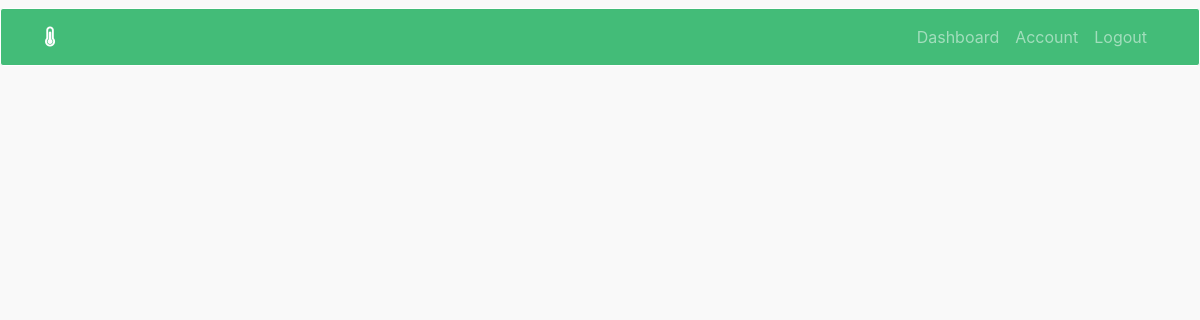
The page /old_records (signed in) on the database as committed earlier.
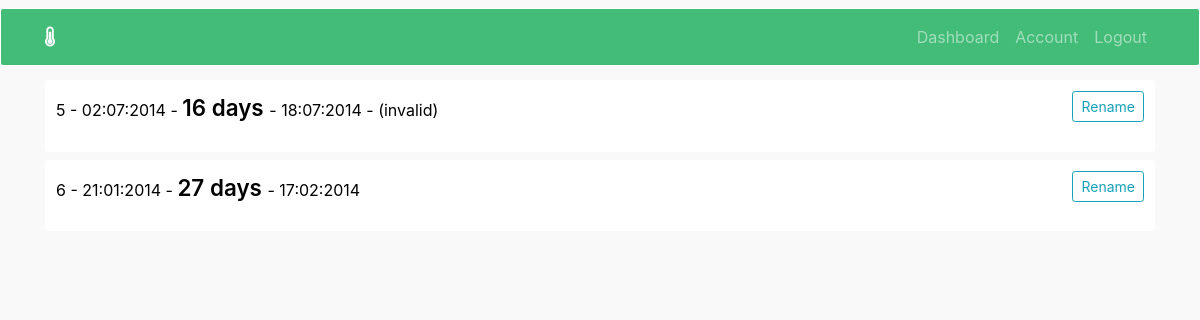
The same page on the database as committed later.
### tempapp/models.py (models this page shows, shortened)
class OldRecord(db.Model):
    id = db.Column(db.Integer, primary_key=True)
    temps = db.Column(db.String, nullable=False)
    notes = db.Column(db.String, nullable=False)
    date_begin = db.Column(db.DateTime, nullable=False)
    date_end = db.Column(db.DateTime, nullable=False)
    name = db.Column(db.String, default='')
    user_id = db.Column(db.Integer, db.ForeignKey('user.id'), nullable=False)

### tempapp/routes.py (the view)
@login_required
@app.route("/old_records", methods=['GET', 'POST'])
def old_records():
    old_records = OldRecord.query.filter_by(author=current_user)
    form = RenameRecordForm()
    return render_template('old_records.html', title='archivised', old_records=old_records, form=form)

### tempapp/models.py (called while the page is built)
@login_manager.user_loader
def load_user(user_id):
    return User.query.get(int(user_id))

### tempapp/templates/old_records.html (shortened to what this page needs)
{% extends "layout.html" %}
{% block content %}
    {% for record in old_records %}
        <div class="content-section">
                <p>
                    {{ record.id }} -
                    {{ record.date_begin.strftime("%d:%m:%Y") }} -
                    <span class="day-info">
                       {{ (record.date_end - record.date_begin).days }} days
                    </span>
                    - {{ record.date_end.strftime("%d:%m:%Y") }}
                    {% if record.name %}
                    -
                    ({{ record.name }})
                    {% endif %}
                    <button type="button" class="btn btn-outline-info btn-sm float-right" data-toggle="modal" data-target="#modal-{{ record.id }}">Rename</button>
                </p>
        </div>
    {% endfor %}
{% endblock content %}

### tempapp/templates/layout.html (shortened to what this page needs)
<!DOCTYPE html>
<html>
<head>
    <link rel="stylesheet" href="https://maxcdn.bootstrapcdn.com/bootstrap/4.0.0/css/bootstrap.min.css">
    <link rel="stylesheet" type="text/css" href="{{ url_for('static', filename='main.css') }}">
    <link rel="stylesheet" href="https://use.fontawesome.com/releases/v5.7.0/css/all.css">
</head>
<body>
    <div class="container">
              <nav class="navbar navbar-expand-md navbar-dark bg-steel fixed-top">
                <div class="container">
                  <a class="navbar-brand" href="{{ url_for('info') }}"><span class="fas fa-thermometer-three-quarters"></span></a>
                  <div class="collapse navbar-collapse" id="navbarToggle">
                    <div class="navbar-nav ml-auto">
                        {% if current_user.is_authenticated %}
                        <a class="nav-item nav-link" href="{{ url_for('dashboard') }}">Dashboard</a>
                        <a class="nav-item nav-link" href="{{ url_for('account') }}">Account</a>
                        <a class="nav-item nav-link" href="{{ url_for('logout') }}">Logout</a>
                        {% else %}
                        <a class="nav-item nav-link" href="{{ url_for('login') }}">Login</a>
                        <a class="nav-item nav-link" href="{{ url_for('register') }}">Register</a>
                        {% endif %}
                    </div>
                  </div>
                </div>
              </nav>
    </div>
    <main role="main" class="container">
          {% block content %}{% endblock %}
    </main>
</body>
</html>

### tempapp/static/main.css (style rules this page uses)
body { background: #F9F9F9; color: #000000; margin-top: 5rem; }
.day-info { font-size: 1.4em; font-weight: 600; }
.bg-steel { background-color: #43BC78; }
.content-section, .navbar, #myChart { border-radius: 3px; margin-top:0.5em; border: 1px solid #ffffff; max-height: 700px; }
.content-section { background-color: #ffffff; padding: 10px 10px; }

Rows that differ between the two databases and show on the page:
added OldRecord: id "5", date_begin "02:07:2014", (record.date_end-record.date_begin).days "16", date_end "18:07:2014", name "invalid"
added OldRecord: id "6", date_begin "21:01:2014", (record.date_end-record.date_begin).days "27", date_end "17:02:2014"
